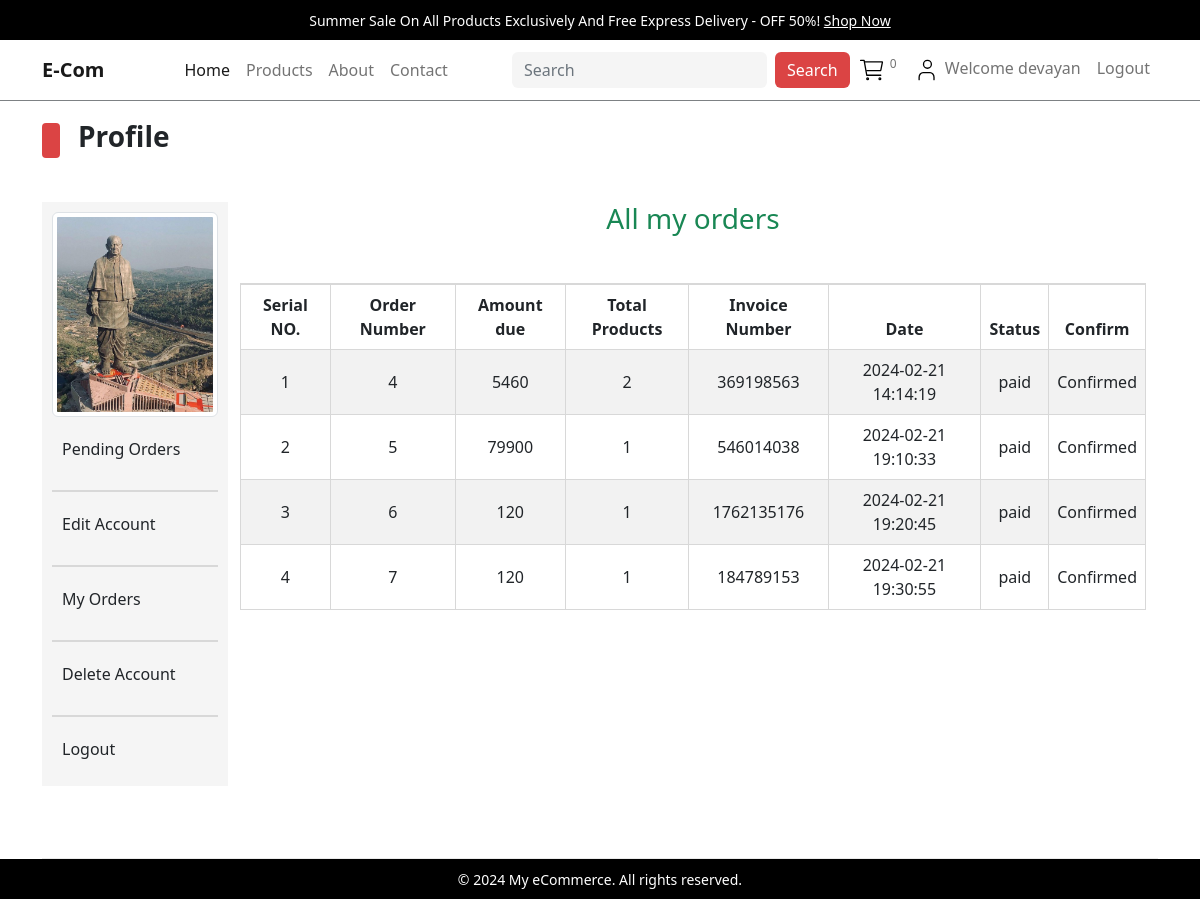
The app's page /users_area/profile.php?my_orders (signed in) with its own data.
### tables this page shows
CREATE TABLE `user_table` (
  `user_id` int(11) NOT NULL,
  `username` varchar(100) NOT NULL,
  `user_email` varchar(100) NOT NULL,
  `user_password` varchar(255) NOT NULL,
  `user_image` varchar(255) NOT NULL,
  `user_ip` varchar(100) NOT NULL,
  `user_address` varchar(255) NOT NULL,
  `user_mobile` varchar(20) NOT NULL
);

CREATE TABLE `user_orders` (
  `order_id` int(11) NOT NULL,
  `user_id` int(11) NOT NULL,
  `amount_due` int(255) NOT NULL,
  `invoice_number` int(255) NOT NULL,
  `total_products` int(255) NOT NULL,
  `order_date` timestamp NOT NULL DEFAULT current_timestamp() ON UPDATE current_timestamp(),
  `order_status` varchar(255) NOT NULL
);

### users_area/user_orders.php (the view, shortened to what this page needs)
<!DOCTYPE html>
<html lang="en">
<head>
</head>
<body>
    <?php
        $username = $_SESSION['username'];
        $get_user_query = "SELECT * FROM `user_table` WHERE username='$username'";
        $get_user_result = mysqli_query($con,$get_user_query);
        $row_user_data = mysqli_fetch_array($get_user_result);
        $user_id = $row_user_data['user_id'];
    ?>
    <div class="container">
        <h3 class="text-center text-success mb-5">
            All my orders
        </h3>
        <table class="table table-bordered table-hover table-striped table-group-divider text-center">
            <thead>
                <tr>
                    <th>Serial NO.</th>
                    <th>Order Number</th>
                    <th>Amount due</th>
                    <th>Total Products</th>
                    <th>Invoice Number</th>
                    <th>Date</th>
                    <th>Status</th>
                    <th>Confirm</th>
                </tr>
            </thead>
            <tbody>
                <?php
                    $get_order_details_query = "SELECT * FROM `user_orders` WHERE user_id='$user_id'";
                    $get_order_details_result = mysqli_query($con,$get_order_details_query);
                    $serial_number = 1;
                    while($row_fetch_order_details = mysqli_fetch_array($get_order_details_result)){
                        $order_id = $row_fetch_order_details['order_id'];
                        $amount_due = $row_fetch_order_details['amount_due'];
                        $invoice_number = $row_fetch_order_details['invoice_number'];
                        $total_products = $row_fetch_order_details['total_products'];
                        $order_date = $row_fetch_order_details['order_date'];
                        $order_status = $row_fetch_order_details['order_status'];
                        echo $order_status == 'pending'? "
                        <tr>
                        <td>$serial_number</td>
                        <td>$order_id</td>
                        <td>$amount_due</td>
                        <td>$total_products</td>
                        <td>$invoice_number</td>
                        <td>$order_date</td>
                        <td>$order_status</td>
                        <td>
                            <a href='confirm_payment.php?order_id=$order_id' class='text-decoration-underline'>Confirm</a>
                        </td>
                    </tr>
                        ":"
                        <tr>
                        <td>$serial_number</td>
                        <td>$order_id</td>
                        <td>$amount_due</td>
                        <td>$total_products</td>
                        <td>$invoice_number</td>
                        <td>$order_date</td>
                        <td>$order_status</td>
                        <td>
                            Confirmed
                        </td>
                    </tr>
                        " ;
                        $serial_number++;
                    }
                ?>
            </tbody>
        </table>
    </div>
</body>
</html>

### users_area/profile.php (shortened to what this page needs)
<?php
include("../includes/connect.php");
?>
<!DOCTYPE html>
<html lang="en">
<head>
    <link rel="stylesheet" href="../assets/css/bootstrap.css" />
    <link rel="stylesheet" href="../assets/css/main.css" />
</head>
<body>
    <div class="fixed-top">
        <div class="upper-nav primary-bg p-2 px-3 text-center text-break">
            <span>Summer Sale On All Products Exclusively And Free Express Delivery - OFF 50%! <a>Shop Now</a></span>
        </div>
        <nav class="navbar navbar-expand-lg navbar-light bg-light">
            <div class="container">
                <a class="navbar-brand fw-bold" href="#">E-Com</a>
                <div class="collapse navbar-collapse" id="navbarSupportedContent">
                    <ul class="navbar-nav mx-auto mb-2 mb-lg-0">
                        <li class="nav-item">
                            <a class="nav-link active" aria-current="page" href="../index.php">Home</a>
                        </li>
                        <li class="nav-item">
                            <a class="nav-link" href="../products.php">Products</a>
                        </li>
                        <li class="nav-item">
                            <a class="nav-link" href="#">About</a>
                        </li>
                        <li class="nav-item">
                            <a class="nav-link" href="#">Contact</a>
                        </li>
                    </ul>
                    <form class="d-flex">
                        <input class="form-control me-2" type="search" placeholder="Search" aria-label="Search">
                        <button class="btn btn-outline-primary" type="submit">Search</button>
                    </form>
                    <ul class="navbar-nav mb-2 mb-lg-0">
                        <li class="nav-item">
                            <a class="nav-link" href="./cart.php">
                                <sup>
                                </sup>
                            </a>
                        </li>
                        <li class="nav-item">
                            <a class="nav-link" class="d-flex align-items-center gap-1" href="#">
                                <?php
                                if (!isset($_SESSION['username'])) {
                                    echo "<span>
                                    Welcome guest
                                </span>";
                                } else {
                                    echo "<span class='pseudolink' onclick='window.location.href=\"./profile.php\"'>Welcome " . $_SESSION['username'] . "</span>";
                                }
                                ?>
                            </a>
                        </li>
                        <?php
                        if (!isset($_SESSION['username'])) {
                            echo "<li class='nav-item'>
                        <a class='nav-link' href='./user_login.php'>
                            Login
                        </a>
                    </li>";
                        } else {
                            echo "<li class='nav-item'>
                        <a class='nav-link' href='./logout.php'>
                            Logout
                        </a>
                    </li>";
                        }
                        ?>
                    </ul>
                </div>
            </div>
        </nav>
    </div>
    <div class="all-prod my-5">
        <div class="container pt-5">
            <div class="sub-container pt-4 pb-4">
                <div class="categ-header">
                    <div class="sub-title">
                        <span class="shape"></span>
                        <span class="title h3 text-dark">Profile</span>
                    </div>
                </div>
                <div class="row mx-0">
                    <div class="col-md-2 side-nav p-0">
                        <ul class="navbar-nav me-auto navbar-profile">
                            <?php
                            $username = $_SESSION['username'];
                            $select_user_img = "SELECT * FROM `user_table` WHERE username='$username'";
                            $select_user_img_result = mysqli_query($con, $select_user_img);
                            $row_user_img = mysqli_fetch_array($select_user_img_result);
                            $userImg = $row_user_img['user_image'];
                            echo "                            <li class='nav-item d-flex align-items-center gap-2'>
                                <img src='./user_images/$userImg' alt='$username photo' class='img-profile img-thumbnail'/>
                            </li>";
                            ?>
                            <li class="nav-item d-flex align-items-center gap-2">
                                <a href="profile.php" class="nav-link fw-bold">
                                    <h6>Pending Orders</h6>
                                </a>
                            </li>
                            <li class="table-group-divider"></li>
                            <li class="nav-item d-flex align-items-center gap-2">
                                <a href="profile.php?edit_account" class="nav-link fw-bold">
                                    <h6>Edit Account</h6>
                                </a>
                            </li>
                            <li class="table-group-divider"></li>
                            <li class="nav-item d-flex align-items-center gap-2">
                                <a href="profile.php?my_orders" class="nav-link fw-bold">
                                    <h6>My Orders</h6>
                                </a>
                            </li>
                            <li class="table-group-divider"></li>
                            <li class="nav-item d-flex align-items-center gap-2">
                                <a href="profile.php?delete_account" class="nav-link fw-bold">
                                    <h6>Delete Account</h6>
                                </a>
                            </li>
                            <li class="table-group-divider"></li>
                            <li class="nav-item d-flex align-items-center gap-2">
                                <a href="./logout.php" class="nav-link fw-bold">
                                    <h6>Logout</h6>
                                </a>
                            </li>
                        </ul>
                    </div>
                    <div class="col-md-10">
                        <div class="row">
                            <?php
                            if (isset($_GET['my_orders'])) {
                                include('./user_orders.php');
                            }
                            ?>
                        </div>
                    </div>
                </div>
            </div>
        </div>
    </div>
    <div class="container">
    </div>
    <div class="upper-nav primary-bg p-2 px-3 text-center text-break fixed-bottom">
        <span>&copy; 2024 My eCommerce. All rights reserved.</span>
    </div>
</body>
</html>

### assets/css/main.css (style rules this page uses)
* { -webkit-box-sizing: border-box; -moz-box-sizing: border-box; box-sizing: border-box; margin: 0; padding: 0; }
html { scroll-behavior: smooth; }
a { text-decoration: none; color: #000000; cursor: pointer; }
button, input[type="submit"] { cursor: pointer; }
ul { list-style: none; }
.primary-bg { background-color: #000; }
.text-dark { --bs-text-opacity: 1; color: rgba(var(--bs-darkk-rgb), var(--bs-text-opacity)) !important; }
.container .categ-header { display: flex; flex-direction: column; gap: 20px; margin-bottom: 40px; }
.container .categ-header .sub-title { display: flex; flex-direction: row; gap: 18px; align-items: center; }
.container .categ-header .sub-title span:nth-of-type(1) { width: 18px; height: 35px; background-color: #DB4444; border-radius: 4px; -webkit-border-radius: 4px; -moz-border-radius: 4px; -ms-border-radius: 4px; -o-border-radius: 4px; }
.shape { display: inline-block; width: 18px; height: 35px; background-color: #DB4444; border-radius: 4px; -webkit-border-radius: 4px; -moz-border-radius: 4px; -ms-border-radius: 4px; -o-border-radius: 4px; }
.container .categ-header .sub-title span:nth-of-type(2) { color: #DB4444; font-weight: bold; }
.upper-nav span { color: #ffffff; font-size: 14px; }
.upper-nav span a { text-decoration: underline !important; }
.bg-light { background-color: #ffffff !important; border-bottom: 1px solid #7D8184; }
.navbar .d-flex .form-control { background-color: #F5F5F5; border: none; }
.navbar .d-flex .btn-outline-primary { background-color: #DB4444; color: #ffffff; border: none; }
.all-prod .container .sub-container .side-nav a { padding: 8px 10px; }
.navbar-profile { background-color: #F5F5F5; padding: 10px; gap: 15px; }
.img-profile { width:100%; }
li.table-group-divider , .table-group-divider { border-color: #d8d8d8; }
td { vertical-align: middle; }

### records on screen
user_table: user_image (picture)
user_orders: order_id "4", amount_due "5460", total_products "2", invoice_number "369198563", order_date "2024-02-21 14:14:19", order_status "paid"
user_orders: order_id "5", amount_due "79900", total_products "1", invoice_number "546014038", order_date "2024-02-21 19:10:33", order_status "paid"
user_orders: order_id "6", amount_due "120", total_products "1", invoice_number "1762135176", order_date "2024-02-21 19:20:45", order_status "paid"
user_orders: order_id "7", amount_due "120", total_products "1", invoice_number "184789153", order_date "2024-02-21 19:30:55", order_status "paid"

### other values on screen
$count_cart_items "0"
$_SESSION['username'] "devayan"
